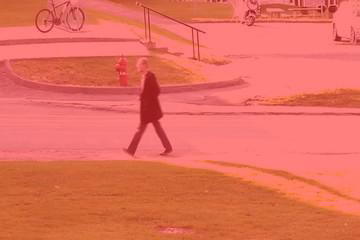
#> input picture lab2i3/pedestrian/ROI.jpg, 360 x 240 px, found by its file name
$ jupyter execute --allow-errors lab3.ipynb
#> lines starting #> are read from the running program, lines starting #| are printed output that depends on the picture
[cell 1]
import numpy as np
import matplotlib.pyplot as plt
import cv2
import ipywidgets as widgets
from IPython.display import display, clear_output

folder_names = ["highway", "pedestrian", "office"]

def load_folder_name(folder_name: str) -> tuple[list[np.ndarray], list[np.ndarray], np.ndarray]:
    """Return grayscale frames, ground truth masks, and ROI mask."""
#> called with folder_name = 'highway'
    roi = cv2.imread(f"{folder_name}/ROI.jpg")
#> roi is the input picture: shape (240, 360, 3); mean B, G, R 92.2, 109.7, 230.3
    roi = cv2.cvtColor(roi, cv2.COLOR_BGR2GRAY)
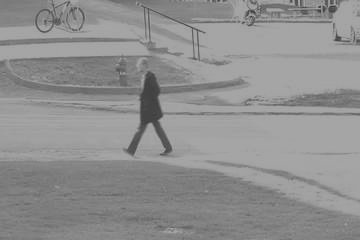
#> roi: shape (240, 360); min 57, max 172, mean 143.7
    roi = roi > 0
#> roi: shape (240, 360) bool; every value is 1

    with open(f"{folder_name}/temporalROI.txt", "r") as f:
        line = f.readline()
        a, b = map(int, line.split(" "))

    imgs = [None] * (b - a + 1)
    gts = [None] * (b - a + 1)
    for i in range(a, b + 1):
        path = str(i).zfill(6)
        gt = folder_name + "/groundtruth/" + "gt" + path + ".png"
        img = folder_name + "/input/" + "in" + path + ".jpg"
        gt_img = cv2.imread(gt)
        gt_img = cv2.cvtColor(gt_img, cv2.COLOR_BGR2GRAY) if gt_img is not None else None
        img_data = cv2.imread(img)
        img_data = cv2.cvtColor(img_data, cv2.COLOR_BGR2GRAY) if img_data is not None else None

        if gt_img is not None and img_data is not None:
            gts[i - a] = gt_img
            imgs[i - a] = img_data
        else:
            print(f"i={i}, Błąd przy wczytywaniu")
    print(len(imgs))
    print(len(gts))
    print(b-a+1)
    return imgs, gts, roi,0,b-a
